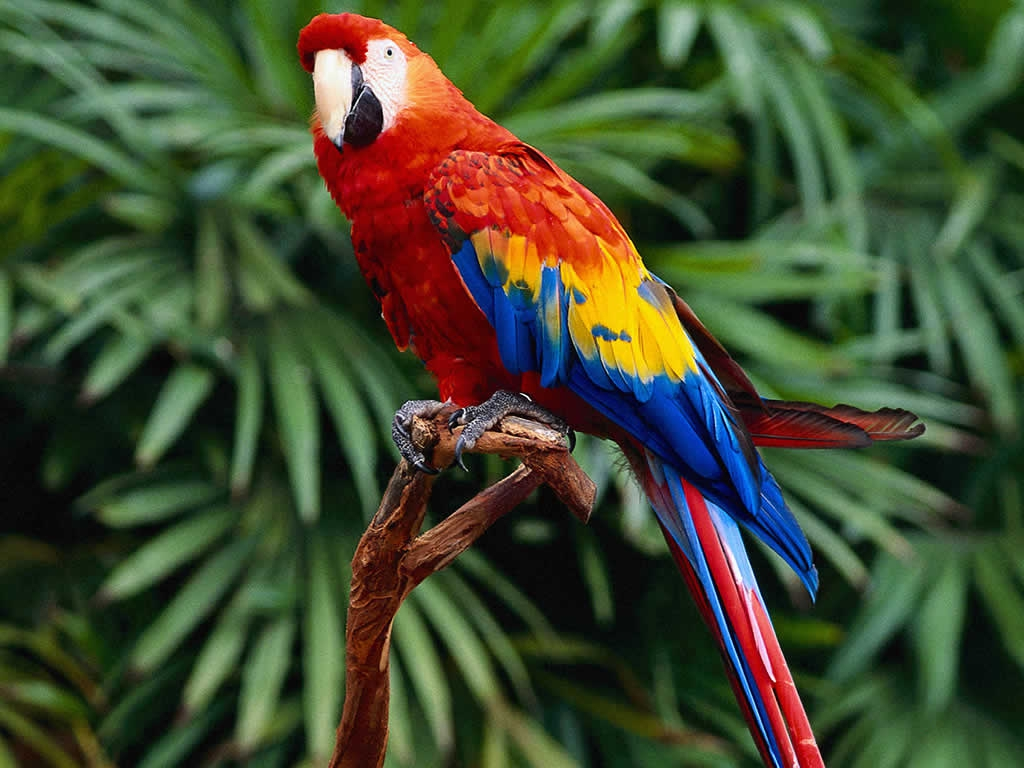
%> input picture parrot.jpg, 1024 x 768 px
$ octave kmeansmatlab.m   (GNU Octave 9; MATLAB toolbox functions it lacks are replaced by stand-ins)
%> lines starting %> are read from the running program, lines starting %| are printed output that depends on the picture

Image = imread('parrot.jpg');
%> Image is the input picture: size 768x1024x3 uint8; mean R, G, B 66.3, 76.1, 48.2
imshow(Image)
title('Original Image')
tic
[Label,Centers] = imsegkmeans(Image,8);
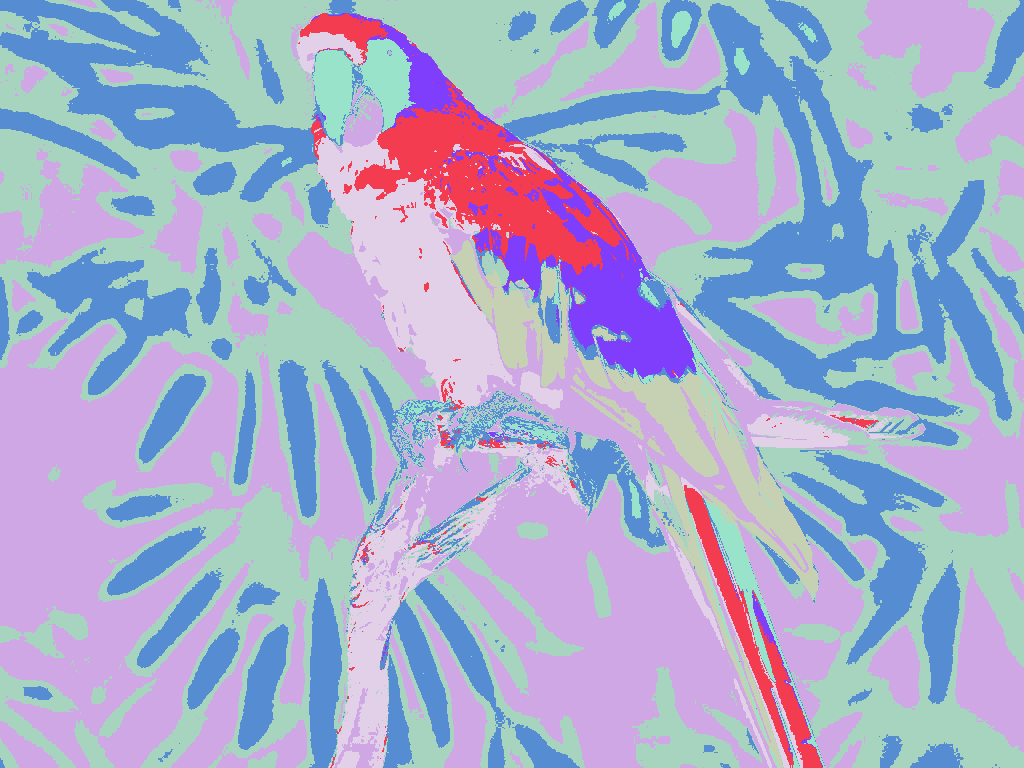
%> Label: size 768x1024 uint8; 8 distinct labels, from 1 to 8; one colour per label, 0 black
%> Centers = [57 86 43; 200 47 29; 19 32 17; 14 64 147; 98 15 11; 200 196 201; 99 134 93; 236 161 40]
B = labeloverlay(Image,Label);
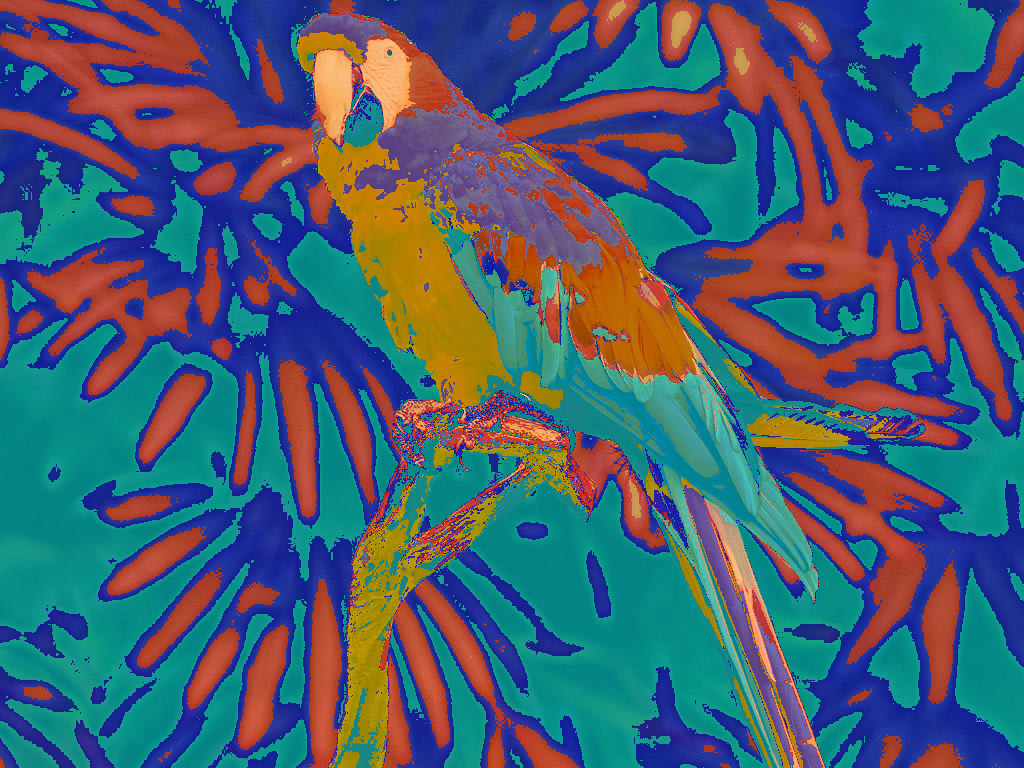
%> B: size 768x1024x3 uint8; mean R, G, B 72.3, 93.5, 111.4
toc
imshow(B)
title('Segmented Image')
